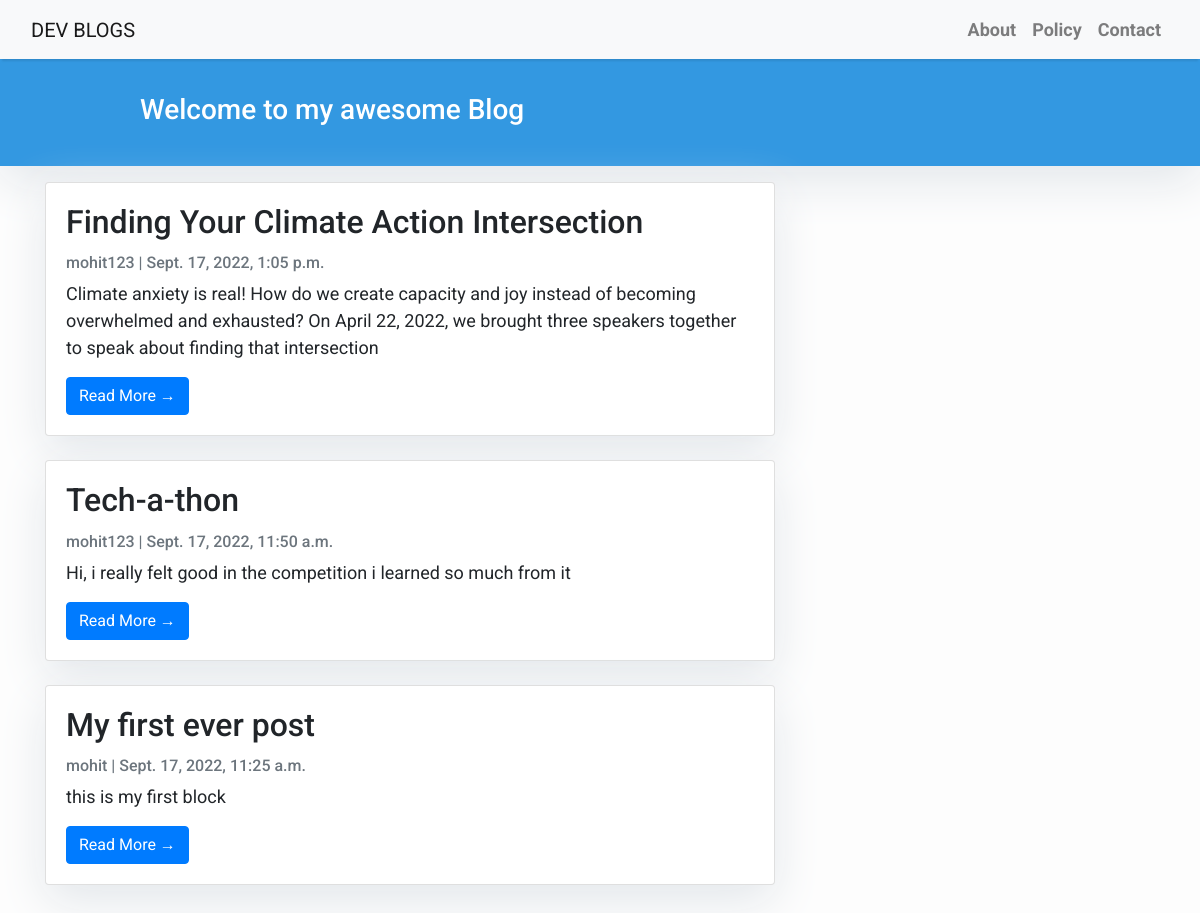
The page /textediter/ on the database its author committed.
### myapp/models.py (models this page shows, shortened)
class Post(models.Model):
    title = models.CharField(max_length=200, unique=True)
    slug = models.SlugField(max_length=200, unique=True)
    author = models.ForeignKey(User, on_delete= models.CASCADE,related_name='blog_posts')
    updated_on = models.DateTimeField(auto_now= True)
    content = models.TextField()
    created_on = models.DateTimeField(auto_now_add=True)
    status = models.IntegerField(choices=STATUS, default=0)
    class Meta:
        ordering = ['-created_on']

### myapp/views.py (the view)
# urls.py: path('', views.PostList.as_view(), name='home'),
class PostList(generic.ListView):
    queryset = Post.objects.filter(status=1).order_by('-created_on')
    template_name = 'index.html'

### templates/index.html (shortened to what this page needs)
{% extends "texteditor.html" %}
{% block content %}
<header class="masthead">
    <div class="container">
        <div class="row">
            <div class=" col-md-8 col-md-10 mx-auto">
                <div class="site-heading">
                    <h3 class=" site-heading my-4 mt-3 text-white"> Welcome to my awesome Blog </h3>
                </div>
            </div>
        </div>
    </div>
</header>
<div class="container">
    <div class="row">
        <div class="col-md-8 mt-3 left">
            {% for post in post_list %}
            <div class="card mb-4">
                <div class="card-body">
                    <h2 class="card-title">{{ post.title }}</h2>
                    <p class="card-text text-muted h6">{{ post.author }} | {{ post.created_on}} </p>
                    <p class="card-text">{{post.content|slice:":200" }}</p>
                    <a href="{% url 'post_detail' post.slug  %}" class="btn btn-primary">Read More &rarr;</a>
                </div>
            </div>
            {% endfor %}
        </div>
    </div>
</div>
{%endblock%}

### templates/texteditor.html (shortened to what this page needs)
<!DOCTYPE html>
<html>
    <head>
        <link rel="stylesheet" href="https://maxcdn.bootstrapcdn.com/bootstrap/4.0.0/css/bootstrap.min.css"
 />
    </head>
    <body>
        <nav class="navbar navbar-expand-lg navbar-light bg-light shadow" id="mainNav">
            <div class="container-fluid">
                <a class="navbar-brand" href="{% url 'home' %}">DEV BLOGS </a>
                <div class="collapse navbar-collapse" id="navbarResponsive">
                    <ul class="navbar-nav ml-auto">
                        <li class="nav-item text-black">
                            <a class="nav-link text-black font-weight-bold" href="#">About</a>
                        </li>
                        <li class="nav-item text-black">
                            <a class="nav-link text-black font-weight-bold" href="#">Policy</a>
                        </li>
                        <li class="nav-item text-black">
                            <a class="nav-link text-black font-weight-bold" href="#">Contact</a>
                        </li>
                    </ul>
                </div>
            </div>
        </nav>
        {% block content %}{% endblock content %}
    </body>
</html>

### templates/texteditor.html (style rules this page uses)
body { font-family: "Roboto", sans-serif; font-size: 17px; background-color: #fdfdfd; }
.shadow { box-shadow: 0 4px 2px -2px rgba(0, 0, 0, 0.1); }
.masthead { background: #3398E1; height: auto; padding-bottom: 15px; box-shadow: 0 16px 48px #E3E7EB; padding-top: 10px; }
.card { box-shadow: 0 16px 48px #E3E7EB; }

### templates/index.html (style rules this page uses)
body { font-family: "Roboto", sans-serif; font-size: 18px; background-color: #fdfdfd; }
.card { box-shadow: 0 16px 48px #E3E7EB; }

### rows shown on the page
Post: title "Finding Your Climate Action Intersection", author "mohit123", created_on "Sept. 17, 2022, 1:05 p.m.", content "Climate anxiety is real! How do we create capacity and joy instead of becoming overwhelmed and exhausted? On April 22, 2022, we brought three speakers together to speak about finding that intersection"
Post: title "Tech-a-thon", author "mohit123", created_on "Sept. 17, 2022, 11:50 a.m.", content "Hi, i really felt good in the competition i learned so much from it"
Post: title "My first ever post", author "mohit", created_on "Sept. 17, 2022, 11:25 a.m.", content "this is my first block"
